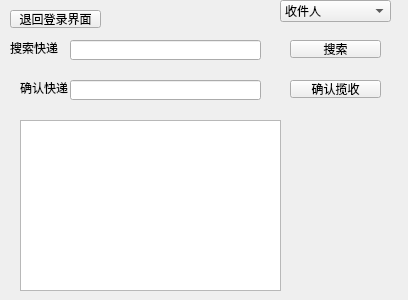
<?xml version="1.0" encoding="UTF-8"?>
<ui version="4.0">
 <class>dev</class>
 <widget class="QWidget" name="dev">
  <property name="geometry">
   <rect>
    <x>0</x>
    <y>0</y>
    <width>408</width>
    <height>300</height>
   </rect>
  </property>
  <property name="windowTitle">
   <string>Form</string>
  </property>
  <widget class="QComboBox" name="comboBox">
   <property name="geometry">
    <rect>
     <x>280</x>
     <y>0</y>
     <width>111</width>
     <height>22</height>
    </rect>
   </property>
   <item>
    <property name="text">
     <string>收件人</string>
    </property>
   </item>
   <item>
    <property name="text">
     <string>时间</string>
    </property>
   </item>
   <item>
    <property name="text">
     <string>寄件人</string>
    </property>
   </item>
   <item>
    <property name="text">
     <string>快递单号</string>
    </property>
   </item>
   <item>
    <property name="text">
     <string>已签收</string>
    </property>
   </item>
   <item>
    <property name="text">
     <string>未确认</string>
    </property>
   </item>
   <item>
    <property name="text">
     <string>未接收</string>
    </property>
   </item>
  </widget>
  <widget class="QLabel" name="label">
   <property name="geometry">
    <rect>
     <x>10</x>
     <y>40</y>
     <width>71</width>
     <height>16</height>
    </rect>
   </property>
   <property name="text">
    <string>搜索快递</string>
   </property>
  </widget>
  <widget class="QLineEdit" name="lineEdit">
   <property name="geometry">
    <rect>
     <x>70</x>
     <y>40</y>
     <width>191</width>
     <height>20</height>
    </rect>
   </property>
  </widget>
  <widget class="QLineEdit" name="lineEdit_2">
   <property name="geometry">
    <rect>
     <x>70</x>
     <y>80</y>
     <width>191</width>
     <height>20</height>
    </rect>
   </property>
  </widget>
  <widget class="QLabel" name="label_2">
   <property name="geometry">
    <rect>
     <x>20</x>
     <y>80</y>
     <width>51</width>
     <height>16</height>
    </rect>
   </property>
   <property name="text">
    <string>确认快递</string>
   </property>
  </widget>
  <widget class="QPushButton" name="pushButton">
   <property name="geometry">
    <rect>
     <x>290</x>
     <y>80</y>
     <width>91</width>
     <height>18</height>
    </rect>
   </property>
   <property name="text">
    <string>确认揽收</string>
   </property>
  </widget>
  <widget class="QTextBrowser" name="textBrowser">
   <property name="geometry">
    <rect>
     <x>20</x>
     <y>120</y>
     <width>261</width>
     <height>171</height>
    </rect>
   </property>
  </widget>
  <widget class="QPushButton" name="pushButton_2">
   <property name="geometry">
    <rect>
     <x>290</x>
     <y>40</y>
     <width>91</width>
     <height>18</height>
    </rect>
   </property>
   <property name="text">
    <string>搜索</string>
   </property>
  </widget>
  <widget class="QPushButton" name="pushButton_3">
   <property name="geometry">
    <rect>
     <x>10</x>
     <y>10</y>
     <width>91</width>
     <height>18</height>
    </rect>
   </property>
   <property name="text">
    <string>退回登录界面</string>
   </property>
  </widget>
 </widget>
 <resources/>
 <connections/>
</ui>
